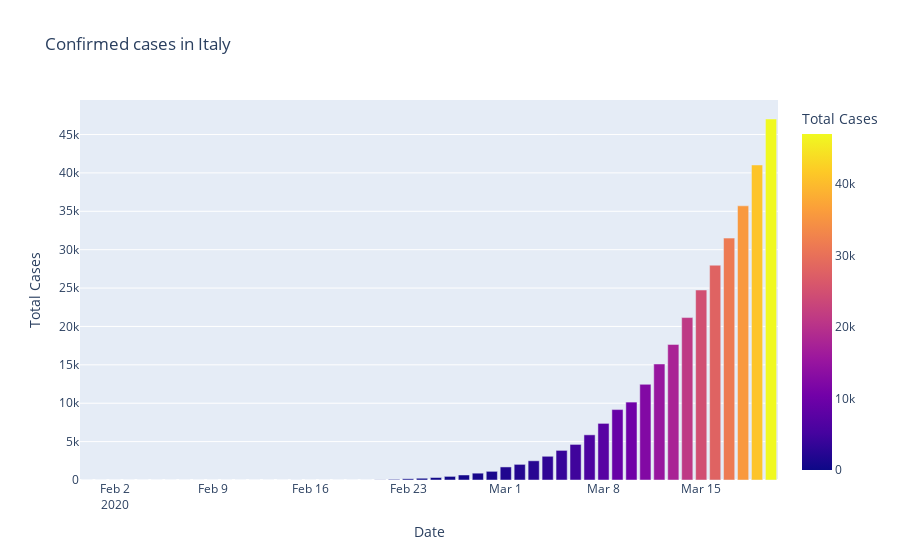

The code cell stored with this chart in its notebook:
### Code cell
fig = px.bar(dbd_italy,x="Date",y="Total Cases",color = 'Total Cases',title="Confirmed cases in Italy")
fig.show()

### Figure 1 — Plotly figure (JSON) as saved in the notebook; plotly's stock layout.template omitted (floating-point values rounded to 4 significant figures)
{"data": [{"alignmentgroup": "True", "hovertemplate": "Date=%{x}<br>Total Cases=%{marker.color}<extra></extra>", "legendgroup": "", "marker": {"color": [2, 2, 2, 2, 2, 2, 3, 3, 3, 3, 3, 3, 3, 3, 3, 3, 3, 3, 3, 3, 3, 3, 20, 79, 157, 229, 323, 470, 655, 889, 1128, 1701, 2036, 2502, 3089, 3858, 4636, 5883, 7375, 9172, 10149, 12462, 15113, 17660, 21157, 24747, 27980, 31506, 35713, 41035, 47021], "coloraxis": "coloraxis", "pattern": {"shape": ""}}, "name": "", "offsetgroup": "", "orientation": "v", "showlegend": false, "textposition": "auto", "type": "bar", "x": ["2020-01-31T00:00:00", "2020-02-01T00:00:00", "2020-02-02T00:00:00", "2020-02-03T00:00:00", "2020-02-04T00:00:00", "2020-02-05T00:00:00", "2020-02-06T00:00:00", "2020-02-07T00:00:00", "2020-02-08T00:00:00", "2020-02-09T00:00:00", "2020-02-10T00:00:00", "2020-02-11T00:00:00", "2020-02-12T00:00:00", "2020-02-13T00:00:00", "2020-02-14T00:00:00", "2020-02-15T00:00:00", "2020-02-15T00:00:00", "2020-02-16T00:00:00", "2020-02-17T00:00:00", "2020-02-18T00:00:00", "2020-02-19T00:00:00", "2020-02-20T00:00:00", "2020-02-21T00:00:00", "2020-02-22T00:00:00", "2020-02-23T00:00:00", "2020-02-24T00:00:00", "2020-02-25T00:00:00", "2020-02-26T00:00:00", "2020-02-27T00:00:00", "2020-02-28T00:00:00", "2020-02-29T00:00:00", "2020-03-01T00:00:00", "2020-03-02T00:00:00", "2020-03-03T00:00:00", "2020-03-04T00:00:00", "2020-03-05T00:00:00", "2020-03-06T00:00:00", "2020-03-07T00:00:00", "2020-03-08T00:00:00", "2020-03-09T00:00:00", "2020-03-10T00:00:00", "2020-03-11T00:00:00", "2020-03-12T00:00:00", "2020-03-13T00:00:00", "2020-03-14T00:00:00", "2020-03-15T00:00:00", "2020-03-16T00:00:00", "2020-03-17T00:00:00", "2020-03-18T00:00:00", "2020-03-19T00:00:00", "2020-03-20T00:00:00"], "xaxis": "x", "y": [2, 2, 2, 2, 2, 2, 3, 3, 3, 3, 3, 3, 3, 3, 3, 3, 3, 3, 3, 3, 3, 3, 20, 79, 157, 229, 323, 470, 655, 889, 1128, 1701, 2036, 2502, 3089, 3858, 4636, 5883, 7375, 9172, 10149, 12462, 15113, 17660, 21157, 24747, 27980, 31506, 35713, 41035, 47021], "yaxis": "y"}], "layout": {"barmode": "relative", "coloraxis": {"colorbar": {"title": {"text": "Total Cases"}}, "colorscale": [[0, "#0d0887"], [0.1111, "#46039f"], [0.2222, "#7201a8"], [0.3333, "#9c179e"], [0.4444, "#bd3786"], [0.5556, "#d8576b"], [0.6667, "#ed7953"], [0.7778, "#fb9f3a"], [0.8889, "#fdca26"], [1, "#f0f921"]]}, "legend": {"tracegroupgap": 0}, "title": {"text": "Confirmed cases in Italy"}, "xaxis": {"anchor": "y", "domain": [0, 1], "title": {"text": "Date"}}, "yaxis": {"anchor": "x", "domain": [0, 1], "title": {"text": "Total Cases"}}}}
